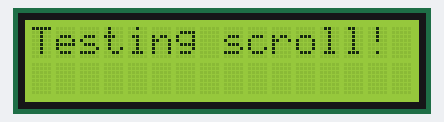
Recording of a program running on a simulated Raspberry Pi Pico running MicroPython. Parts: 16×2 character LCD. Library files of the repository ran but are not shown: pico_i2c_lcd.py.

Above: at 0.1 s.
At 2.55 s:
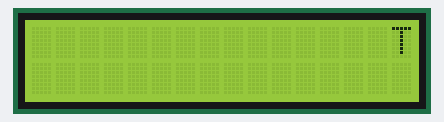
At 7.28 s:
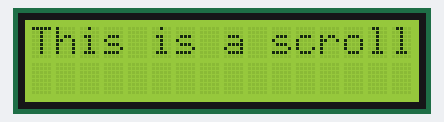
At 12.01 s:
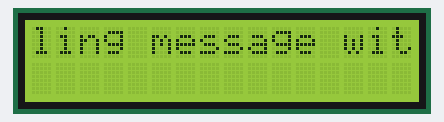
At 16.74 s:
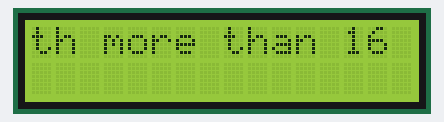
At 21.48 s:
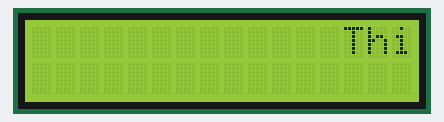

The program:

LCD_Scrolling_Text.py
```python
# Rui Santos & Sara Santos - Random Nerd Tutorials
# Complete project details at https://RandomNerdTutorials.com/raspberry-pi-pico-i2c-lcd-display-micropython/

from machine import Pin, SoftI2C
from pico_i2c_lcd import I2cLcd
from time import sleep

# Define the LCD I2C address and dimensions
I2C_ADDR = 0x27
I2C_NUM_ROWS = 2
I2C_NUM_COLS = 16

# Initialize I2C and LCD objects
i2c = SoftI2C(sda=Pin(4), scl=Pin(5), freq=400000)
lcd = I2cLcd(i2c, I2C_ADDR, I2C_NUM_ROWS, I2C_NUM_COLS)

def scroll_message(message, delay=0.3):
    # Add spaces to the beginning of the message to make it appear from the right
    message = " " * I2C_NUM_COLS + message + " "
    # Scroll through the message
    for i in range(len(message) - I2C_NUM_COLS + 1):
        lcd.move_to(0, 0)
        lcd.putstr(message[i:i + I2C_NUM_COLS])
        sleep(delay)

try:
    lcd.putstr("Testing scroll!")
    sleep(2)

    # Define the message to be scrolled
    message_scroll = "This is a scrolling message with more than 16 characters"

    while True:
        # Scroll the message on the LCD
        lcd.clear()
        scroll_message(message_scroll)

except KeyboardInterrupt:
    # Turn off the display when the code is interrupted by the user
    print("Keyboard interrupt")
    lcd.backlight_off()
    lcd.display_off()
```

Measured:
- by itself, everything shown: repeats every 18.3 s, in 58 steps
- what the display in image 0 shows lasts 2.0 s, from 0.1 s to 2.1 s
